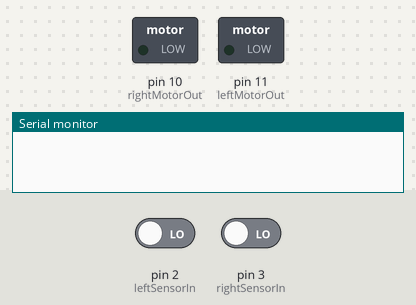
Bench run of a program on a simulated Arduino Uno, built with avr-gcc and run on an emulated ATmega328P. On the bench: switched loads named in the program (green lamp = pin HIGH), the last lines printed to the serial monitor. The inputs (shaded band) are chosen by the test bench; at power-on: pin 2 (leftSensorIn) LOW, pin 3 (rightSensorIn) LOW. Pins used as bus, display or sensor lines are not drawn.

Above: at 0.1 s.
At 120.1 s:
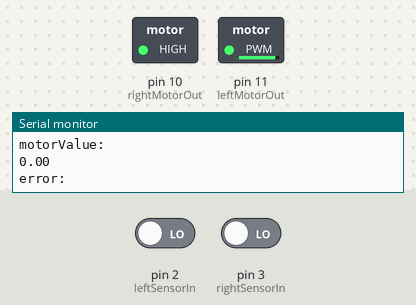
Timing chart, 0 to 121.6 s (numbered marks = the images above):
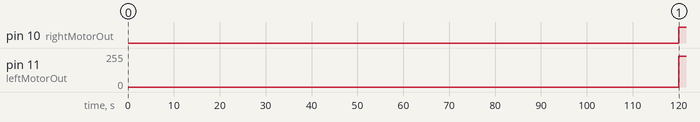

Measured:
- by itself, pin 10 (rightMotorOut): LOW → HIGH at 120 s
- by itself, pin 11 (leftMotorOut): 0/255 → 230/255 at 120 s

The program:

main.cpp
```cpp
#include <Arduino.h>
#include <LowPower.h>

const int leftSensorIn =2;
const int rightSensorIn =3;
const int leftMotorOut = 11;
const int rightMotorOut =10;
const float integralConstant =0;
const float errorConstant = 1;
const int integLimit = 10;
const int sensor1PowerPin = 7;
const int sensor2PowerPin = 8;

int intgError = 0;


// put function declarations here:
int myFunction(int, int);
int readSensors(int, int);
void integrateError(int);
void driveMotors(float);
float pI(int, int);
float clamp(float, float, float);
void printToSerial(int,float);
void deepSleep(int);

void setup() {
  // put your setup code here, to run once:
  Serial.begin(9600);
  pinMode(leftSensorIn, INPUT);
  pinMode(rightSensorIn, INPUT);
  pinMode(leftMotorOut, OUTPUT);
  pinMode(rightMotorOut, OUTPUT);
  pinMode(sensor1PowerPin, OUTPUT);
  pinMode(sensor2PowerPin, OUTPUT);
  deepSleep(15);
}

void loop() {
  // put your main code here, to run repeatedly:
int error = readSensors(leftSensorIn, rightSensorIn);
integrateError(error);
float motorInput = pI(error, intgError);
motorInput = clamp(motorInput, -1.0, 1.0);
driveMotors(motorInput);
printToSerial(error, motorInput);
}

// put function definitions here:

/** Läser två sensorer.
  * Returnerar: 1=höger, -1=vänster, 0=rakt fram
  */
int readSensors(int leftSensor, int rightSensor){
  digitalWrite(sensor1PowerPin, HIGH);
  digitalWrite(sensor2PowerPin, HIGH);
  int leftSensorValue = digitalRead(leftSensor);
  int rightSensorValue = digitalRead(rightSensor);
  if((leftSensorValue == 1) && (rightSensorValue == 1)){
    Serial.println("Fel! båda sensorerna ger positiv");
    return 0;
  }
  else if(rightSensorValue == 1){
    return 1;
  }
  else if(leftSensorValue == 1){
    return -1;
  }
  else{
    return 0;
  }
  digitalWrite(sensor1PowerPin, LOW);
  digitalWrite(sensor2PowerPin, LOW);
}

/** Summerar felen och skapar en 'integral'
  * sparar värdet i int intgError
  */
void integrateError(int error){
  intgError += error;
  if (intgError>integLimit){intgError = integLimit;}
  if (intgError<-integLimit){intgError = -integLimit;}
}

/** Kör motorerna utifrån felvärde mellan -1 och 1
*/
void driveMotors(float error){
  if(error<0){
    int motorValue = 255+(error*255);
    analogWrite(leftMotorOut, motorValue);
    analogWrite(rightMotorOut, 255);
  }
  else if(error>0){
    int motorValue = 255-(error*255);
    analogWrite(leftMotorOut, 230);
    analogWrite(rightMotorOut, motorValue);
  }
  else{
    analogWrite(leftMotorOut, 230);
    analogWrite(rightMotorOut, 255);
  }
}

/**Adderar en multiplikation av felet med en multiplikation av integralen
 * Returnerar: inputvärde för motordrivar funktionen
  */
 float pI(int error, int integratedError){
  return (errorConstant*error) - (integralConstant*integratedError);
 }

/*Avrundar värden innom angivna gränser
*/
float clamp(float value, float lowerLimit, float upperLimit){
if(value <= lowerLimit){
  return lowerLimit;
}
else if(value>upperLimit){
  return upperLimit;
}
else return value;
}

//Skriv ut värdena för error, integral, och slutgiltigt motorvärde
void printToSerial(int error, float motorValue){
  Serial.println("error: ");
  Serial.println(error);
  Serial.println("inegral:");
  Serial.println(intgError);
  Serial.println("motorValue:");
  Serial.println(motorValue);

}

//Går i sleepmode för att spara energi
void deepSleep(int cykles){ //En cykle 8s
  for (int i = 0; i <cykles; i++){
    LowPower.powerDown(SLEEP_8S, ADC_OFF, BOD_OFF);
  }
}
```
